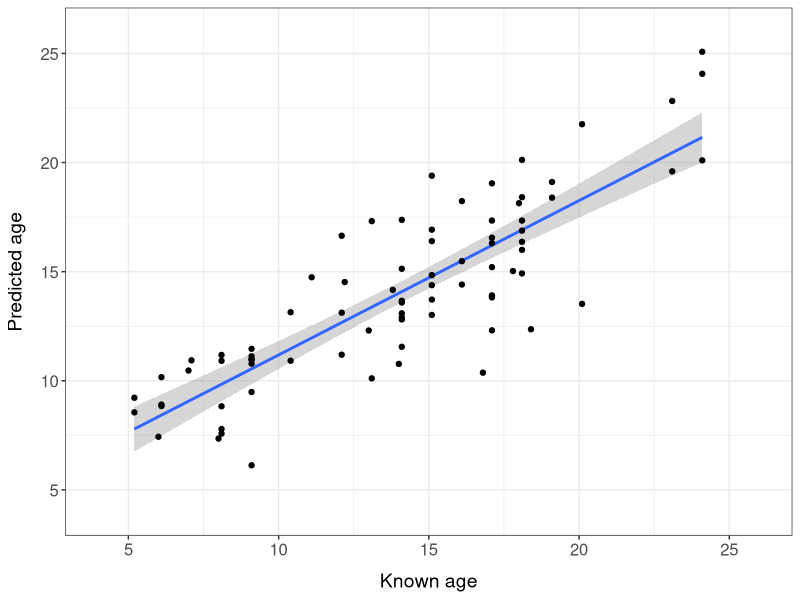
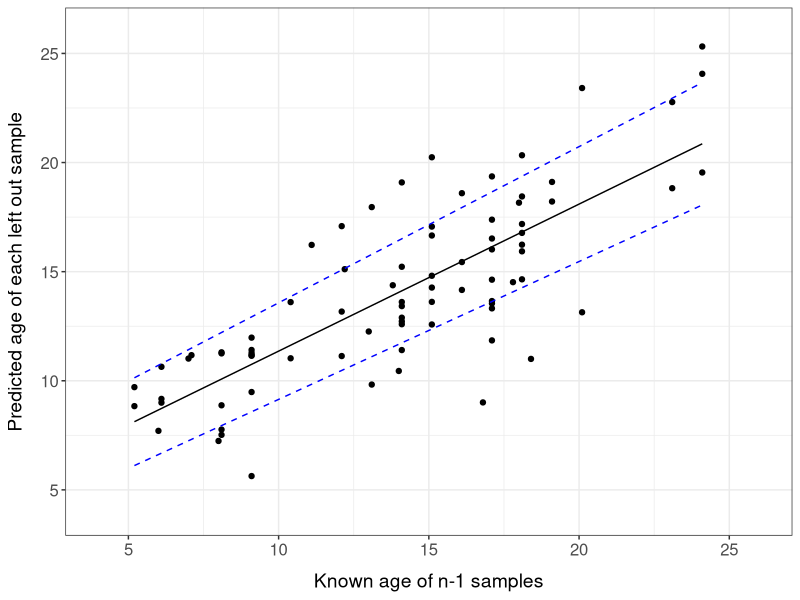

The R source for these figures, in order:
library(ggplot2)
library(tidyverse)

#Read data 
df = read.csv('data/Data_3_CpG_scores_dr.csv')
#kh adds: only 10 sites
df <- df[, c(1:3,11,12,17,20,21,22,26,28,29,31)]
#Remove rows that had any Nan
df <- na.omit(df)
#Remove column 'Sex' - number 2
df <- subset(df, select = -c(2:3))
#Remove the outlier - necropsied male
df <- df[-66,]


#Data in vectors
Age=df$Age
C1=df$MDGA2_58_ratio
C2=df$HSPA2_41_ratio
C3=df$MDGA2_73_ratio
C4=df$SLC12A5_61_ratio
C5=df$SLC12A5_64_ratio
C6=df$OTP_62_ratio
C7=df$SLC12A5_54_ratio
C8=df$HSPA2_60_ratio
C9=df$MDGA2_40_ratio
#C10=df$HSPA2_34_ratio  #Removed from clock
#C11=df$HCN1_24_ratio.  #Removed from clock
#C12=df$SLC12A5_59_ratio #Removed from clock
C13=df$SLC12A5_93_ratio

#Multiple regression of all points
modelM=lm(formula=Age~C1+C2+C3+C4+C5+C6+C7+C8+C9+C13)
predictions <- predict(modelM)
modelp=lm(formula=predictions~Age)
summary(modelp)
coeff=summary(modelp)$coefficients
yInt=coeff[1,1]
yIntP=coeff[1,4]
R2=summary(modelp)$adj.r.squared

#Plotting for multiple linear regression
pdata<-data.frame(Age,predictions)

plot1 <- ggplot(pdata, aes(y = predictions, x = Age)) + 
  geom_smooth(method="lm")+
  geom_point() +
  theme_bw() +
  xlab('Known age') + 
  ylab('Predicted age') +
  xlim(4, 26) +
  ylim(4, 26) +
  theme(
    axis.title = element_text(size = 14),
    axis.title.x = element_text(margin = margin(t = 10)),
    axis.title.y = element_text(margin = margin(r = 10)),
    axis.text = element_text(size = 12)
  )
 
ggsave("outputs/Calibration.png", plot1,  width = 5, height = 5)

#Perform LOOCV to get range of predictions around regression
removeOne <- function(dat,x) {
  list=seq(1,dat)
  x=x-1
  v1=c(list[1:x])
  x=x+2
  v2=c(list[x:length(list)])
  data=c(v1,v2)
  return (data)}

scale1=yInt/max(Age)
scaling=1+(1-R2)+scale1
scaling2=1+(1-R2)

nSamples=length(Age)
predictions2 <- c(1:nSamples)
for (z in 1:nSamples)
  {
  indices=removeOne(nSamples,z)
    modelM=lm(formula=Age[indices]~C1[indices]+C2[indices]+C3[indices]+C4[indices]+C5[indices]+C6[indices]+C7[indices]+C8[indices]+C9[indices]+C13[indices])
  newdata=data.frame(C1=C1[z],C2=C2[z],C3=C3[z],C4=C4[z],C5=C5[z],C6=C6[z],C7=C7[z],C8=C8[z],C9=C9[z],C13=C13[z])
  p=predict(modelM,newdata)
  predictions2[z]=p 
  }

differences <- c(1:nSamples)
for (z in 1:nSamples)
{
  diff=Age[z]-predictions2[z]
  if (diff<0){diff=diff*-1}
  differences[z]=diff
}
differences
summary(differences)
s = sd(differences)
t_star = qt(0.975, nSamples-1)
t.test(differences, conf.level=0.95)

x_bar = mean(differences)
mean=toString(signif(x_bar,4))
n = length(differences)
s = sd(differences)
ci_upper = x_bar + t_star*s/sqrt(n)
ci_lower = x_bar - t_star*s/sqrt(n)

for (z in 1:length(differences))
  {if (differences[z]<0){differences[z]=differences[z]*-1}
}
s = sd(differences)
t_star = qt(0.975, n-1)
LSD=signif(t_star*sqrt(2*s),4)
LSD=toString(LSD)

modelp2=lm(formula=predictions2~Age)
pred <- predict(modelp2) 

fit <- data.frame(x1=min(Age), y1=min(pred), x2=max(Age), y2=max(pred))
highL <- data.frame(x1=min(Age), y1=min(pred)+ci_lower, x2=max(Age), y2=max(pred)+ci_upper)
lowL <- data.frame(x1=min(Age), y1=min(pred)-ci_lower, x2=max(Age), y2=max(pred)-ci_upper)

#Plotting
pdata2<-data.frame(Age,predictions2)

plot2 <- ggplot(pdata,aes(y = predictions2, x = Age), show.legend = FALSE) +
  geom_point() +
  theme_bw() +
  xlab('Known age of n-1 samples') +
  ylab('Predicted age of each left out sample') +
  xlim(4, 26) + 
  ylim(4, 26) +
  geom_segment(aes(x=x1, y=y1, xend=x2, yend=y2, colour = 'fit'), data=fit,show.legend = FALSE)+
  geom_segment(aes(x=x1, y=y1, xend=x2, yend=y2, colour = 'bound', linetype = "bound"), data = lowL, show.legend = FALSE) +
  geom_segment(aes(x=x1, y=y1, xend=x2, yend=y2, colour = 'bound', linetype = "bound"), data = highL, show.legend = FALSE) +
  scale_color_manual(values = c("fit" = "black", 'bound' = "blue")) + 
  scale_linetype_manual(values = c("fit" = "solid", "bound" = "dashed")) +
  theme(
    axis.title = element_text(size = 14),
    axis.title.x = element_text(margin = margin(t = 10)),
    axis.title.y = element_text(margin = margin(r = 10)),
    axis.text = element_text(size = 12)
    )


ggsave("outputs/loocv.png", plot2, width = 5, height = 5)
